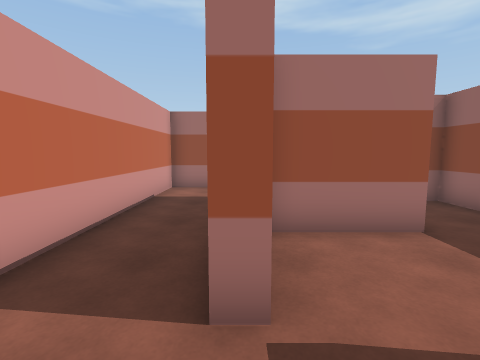
[1] (above)

17 first-person views from a walk through a scene from a Unity 3-D project. The camera is 1.4 m above the floor, tilts 6° down and sees 85° across. The floor is counted in squares, 1 m on a side. Each view is taken from the middle of a square. On the plan, view 1 faces up. The plan holds only what a view shows up to about 13 squares ahead; the rest is blank. The player character is not drawn.

[2]
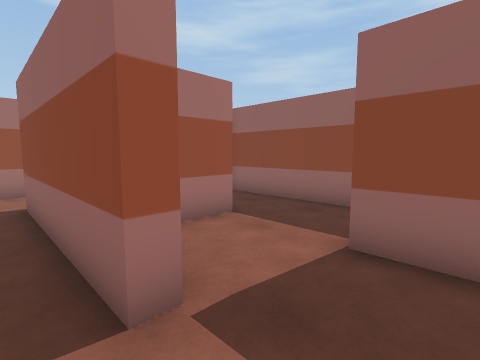

[3]
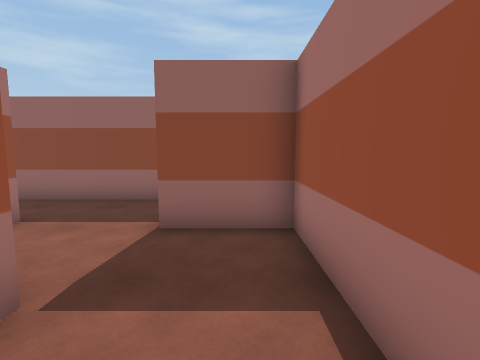

[4]
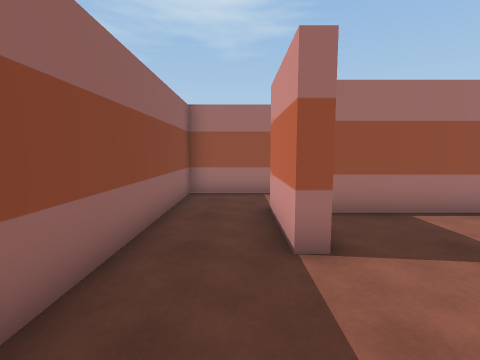

[5]
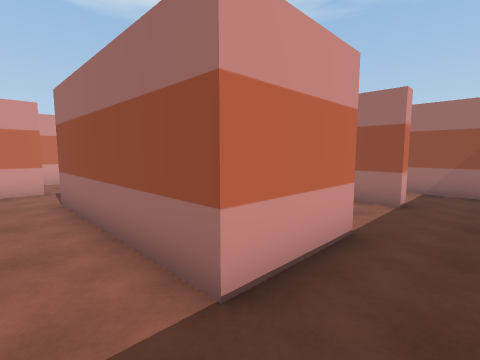

[6]
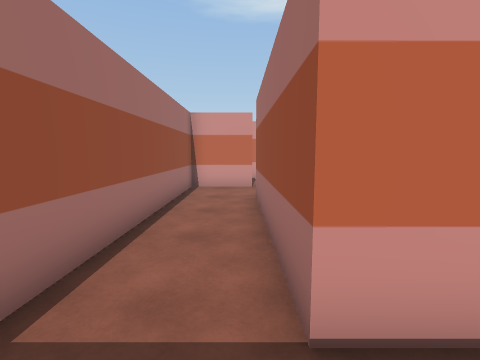

[7]
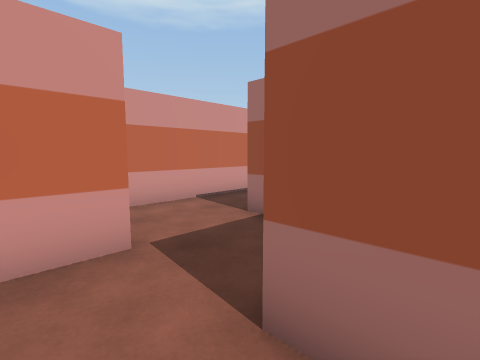

[8]
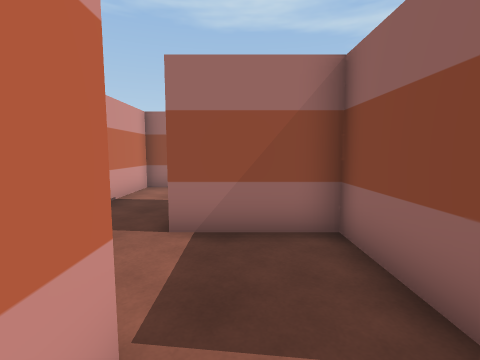

[9]
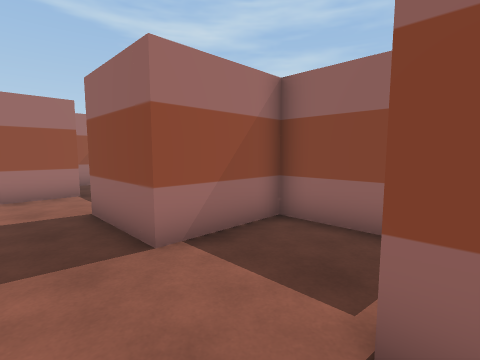

[10]
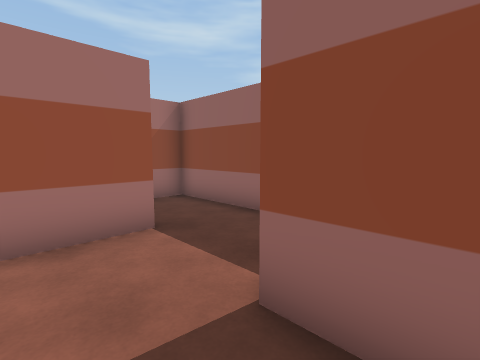

[11]
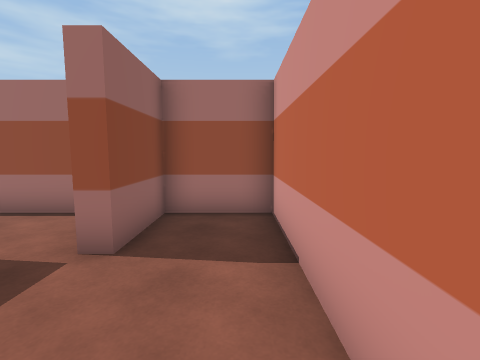

[12]
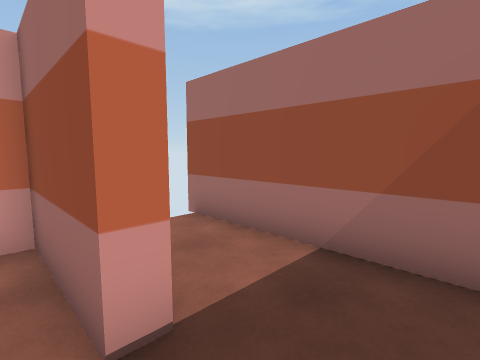

[13]
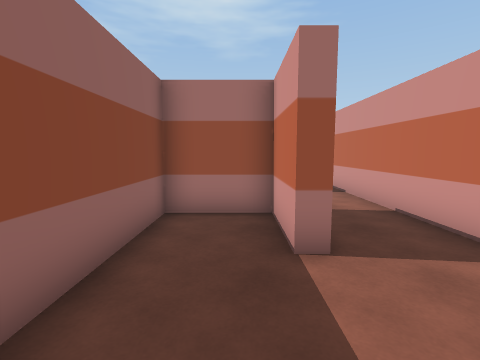

[14]
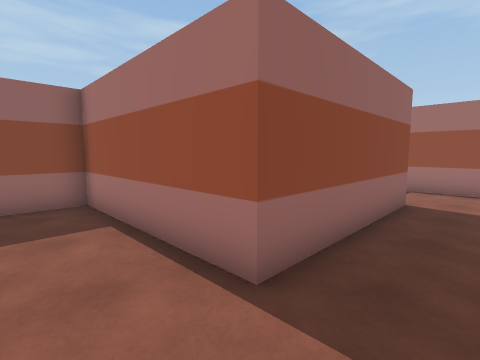

[15]
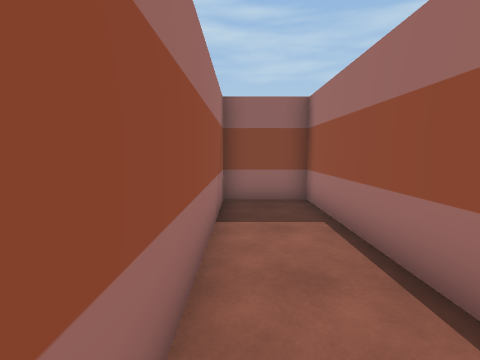

[16]
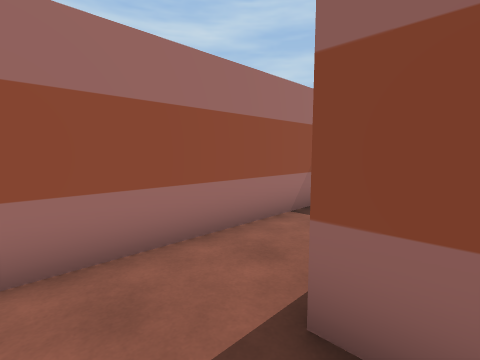

[17]
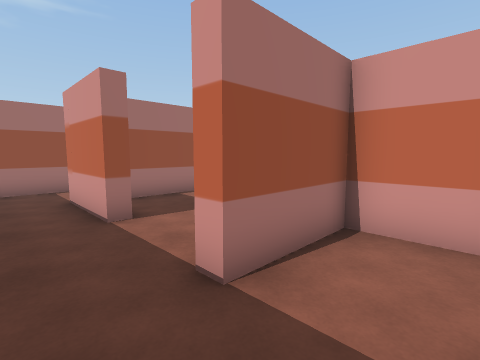

### Floor plan
Points are (right, up) in squares from view 1. A wall is a line through its corners. A room is listed if a view was taken in it or the views show most of it. See-through windows are left out.
Room 1 (views 1, 2, 3, 4, 5, 6, 7, 8, 9, 10, 11, 12, 13, 14, 15, 16)
walls: (0.4, 2) (-0.2, 2) (-0.2, 8) (5.7, 8) (5.7, 10.5) (-2.7, 10.5) (-2.7, 2.9); (-1.6, -1) (2.8, -1) (2.8, 1.5) (3.3, 1.5) (3.3, -1.5) (-3.2, -1.5) (-3.2, 1.5) (-6.2, 1.5) (-6.2, 4.5) (-5.7, 4.5) (-5.7, 2) (-3.2, 2) (-3.2, 8.5); (3.3, 5) (3.3, 4.5) (0.5, 4.5); (-5.7, 8.1) (-5.7, 7.5) (-8.8, 7.5) (-8.8, -4) (-6.2, -4) (-6.2, -1.5) (-5.7, -1.5) (-5.7, -4) (5.7, -4) (5.7, 5.5)
ways out: opening at (4.5, 5) to room 2; opening at (-4.5, 8) to room 3
Room 2 (view 17)
walls: (0.2, 6.9) (0.2, 5) (3.3, 5); (5.7, 5.5) (5.7, 7.5) (2.6, 7.5)
ways out: opening at (4.5, 5) to room 1
Room 3 (no view inside)
walls: (-3.2, 8.5) (-3.2, 10.5) (-9.2, 10.5)
ways out: opening at (-4.5, 8) to room 1

Where each view was taken, in squares from view 1:
view 1: 0 up, 0 right, facing up
view 2: 0 up, 1 left, facing up-right
view 3: 0 up, 2 left, facing right
view 4: 5 up, 4 right, facing down
view 5: 3 down, 5 right, facing up-left
view 6: 2 down, 5 right, facing left
view 7: 3 down, 2 left, facing up-left
view 8: 3 down, 5 left, facing up
view 9: 2 down, 8 left, facing up-right
view 10: 3 up, 8 left, facing up-right
view 11: 2 up, 8 left, facing down
view 12: 7 up, 4 left, facing up-left
view 13: 8 up, 5 left, facing down
view 14: 10 up, 2 left, facing down-right
view 15: 10 up, 2 left, facing right
view 16: 7 up, 2 left, facing up-right
view 17: 7 up, 5 right, facing down-left
